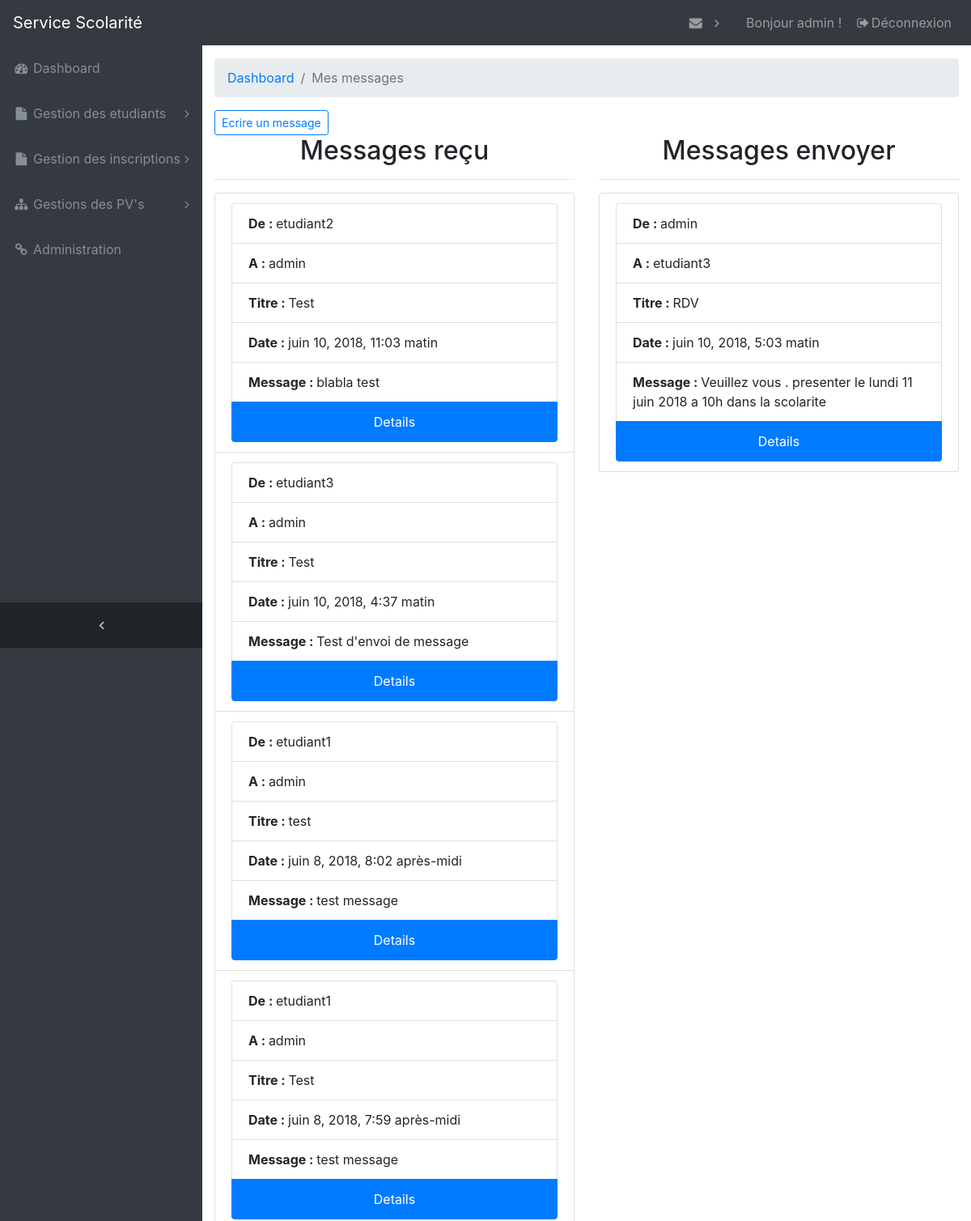
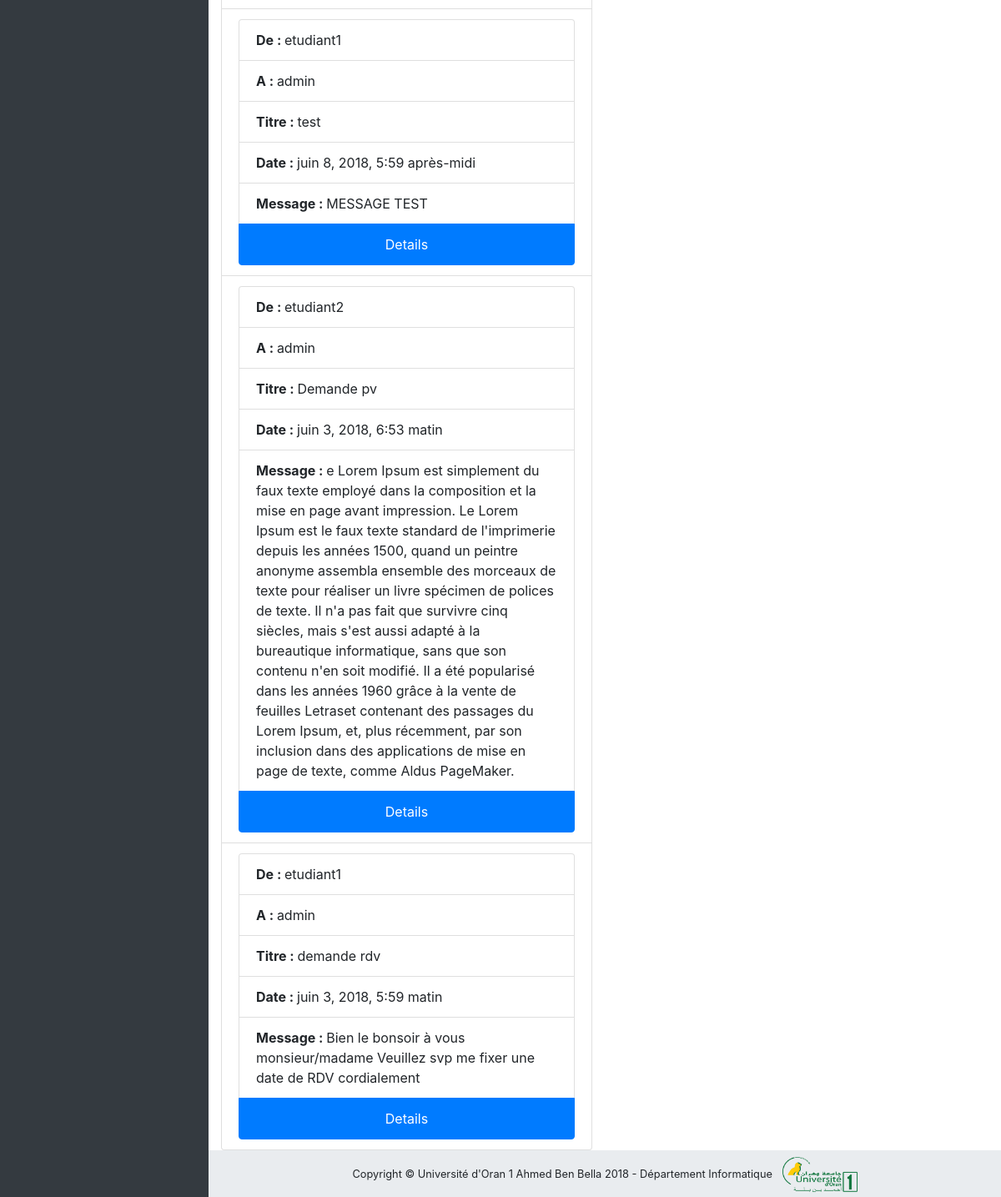
The page /dashboard/messages/ (signed in) on the database its author committed (2 pictures, top to bottom).
### accounts/models.py (models this page shows, shortened)
class Message(models.Model):
    auteur = models.ForeignKey('auth.User', related_name='messages_envoyer')
    titre = models.CharField(max_length=250)
    destinataire = models.ForeignKey('auth.User', related_name='messages_recu')
    created_date = models.DateTimeField(auto_now_add=True)
    texte = models.TextField()
    open = models.BooleanField(default=False)
    class Meta:
        db_table = "message"
        verbose_name = "Message"
        verbose_name_plural = "Messages"

### dashboard/views.py (the view)
def liste_messages(request):
    if request.user.is_authenticated:
        get_messages = Message.objects.filter(
            Q(destinataire=request.user) & Q(open=False))
        messages_recu = Message.objects.filter(destinataire=request.user).order_by('-created_date')
        messages_envoyer = Message.objects.filter(auteur=request.user).order_by('-created_date')
        contexe = {
            'messages': get_messages,
            'messages_recu': messages_recu,
            'messages_envoyer': messages_envoyer,
        }
        return render(request, 'dashboard/messagerie/messages_liste.html', contexe)
    else:
        return redirect('login_account')

### dashboard/templates/dashboard/messagerie/messages_liste.html
{% extends 'dashboard/base.html' %}
{% load staticfiles %}
{% block content %}
    <ol class="breadcrumb">
        <li class="breadcrumb-item">
            <a href="{% url 'dashboard_home_page' %}">Dashboard</a>
        </li>
        <li class="breadcrumb-item active">Mes messages</li>
    </ol>
    <a class="btn btn-outline-primary btn-sm" href="{% url 'ecrire_message' %}" role="button">Ecrire un
        message</a>
    <div class="row">
        <div class="col">
            <h2 class="text-center">Messages reçu</h2>
            <hr>
            <ul class="list-group">
                {% if messages_recu %}
                    {% for message in messages_recu %}
                        <li class="list-group-item">
                            <ul class="list-group">
                                <li class="list-group-item"><strong>De : </strong>{{ message.auteur }}</li>
                                <li class="list-group-item"><strong>A : </strong> {{ message.destinataire }}</li>
                                <li class="list-group-item"><strong>Titre : </strong> {{ message.titre }}</li>
                                <li class="list-group-item"><strong>Date : </strong> {{ message.created_date }}</li>
                                <li class="list-group-item"><strong>Message : </strong>{{ message.texte }}</li>
                                <a class="list-group-item list-group-item-action active text-center"
                                   href="{% url 'message_details' pk=message.id %}"><span>Details</span></a>
                            </ul>
                        </li>
                    {% endfor %}
                {% else %}
                    <p class="text-center"> Pas de message pour l'instant</p>
                {% endif %}
            </ul>
        </div>
        <div class="col">
            <h2 class="text-center">Messages envoyer</h2>
            <hr>
            <ul class="list-group">
                {% if messages_envoyer %}
                    {% for message in messages_envoyer %}
                        <li class="list-group-item">
                            <ul class="list-group">
                                <li class="list-group-item"><strong>De : </strong>{{ message.auteur }}</li>
                                <li class="list-group-item"><strong>A : </strong> {{ message.destinataire }}</li>
                                <li class="list-group-item"><strong>Titre : </strong> {{ message.titre }}</li>
                                <li class="list-group-item"><strong>Date : </strong> {{ message.created_date }}</li>
                                <li class="list-group-item"><strong>Message : </strong>{{ message.texte }}</li>
                                <a class="list-group-item list-group-item-action active text-center"
                                   href="{% url 'message_details' pk=message.id %}"><span>Details</span></a>
                            </ul>
                        </li>
                    {% endfor %}
                {% else %}
                    <p class="text-center"> Pas de message pour l'instant</p>
                {% endif %}
            </ul>
        </div>
    </div>
{% endblock %}

### dashboard/templates/dashboard/navbar/_navbar_admin.html (shortened to what this page needs)
{% load staticfiles %}
{% block navbar %}
    <nav class="navbar navbar-expand-lg navbar-dark bg-dark fixed-top" id="mainNav">
        <a class="navbar-brand" href="{% url 'home_page' %}">Service Scolarité</a>
        <div class="collapse navbar-collapse" id="navbarResponsive">
            <ul class="navbar-nav navbar-sidenav" id="exampleAccordion">
                <li class="nav-item" data-toggle="tooltip" data-placement="right" title="Dashboard">
                    <a class="nav-link" href="{% url 'dashboard_home_page' %}">
                        <i class="fa fa-fw fa-dashboard"></i>
                        <span class="nav-link-text">Dashboard</span>
                    </a>
                </li>
                <li class="nav-item" data-toggle="tooltip" data-placement="right" title="Gestion des etudiants">
                    <a class="nav-link nav-link-collapse collapsed" data-toggle="collapse"
                       href="#collapseGestionEtudiants"
                       data-parent="#exampleAccordion">
                        <i class="fa fa-fw fa-file"></i>
                        <span class="nav-link-text">Gestion des etudiants</span>
                    </a>
                </li>
                <li class="nav-item" data-toggle="tooltip" data-placement="right" title="Example Pages">
                    <a class="nav-link nav-link-collapse collapsed" data-toggle="collapse" href="#collapseExamplePages"
                       data-parent="#exampleAccordion">
                        <i class="fa fa-fw fa-file"></i>
                        <span class="nav-link-text">Gestion des inscriptions</span>
                    </a>
                </li>
                <li class="nav-item" data-toggle="tooltip" data-placement="right" title="Menu Levels">
                    <a class="nav-link nav-link-collapse collapsed" data-toggle="collapse" href="#collapseMulti"
                       data-parent="#exampleAccordion">
                        <i class="fa fa-fw fa-sitemap"></i>
                        <span class="nav-link-text">Gestions des PV's</span>
                    </a>
                </li>
                <li class="nav-item" data-toggle="tooltip" data-placement="right" title="Link">
                    <a class="nav-link" target="_blank" href="{% url 'admin:index' %}">
                        <i class="fa fa-fw fa-link"></i>
                        <span class="nav-link-text">Administration</span>
                    </a>
                </li>
            </ul>
            <ul class="navbar-nav sidenav-toggler">
                <li class="nav-item">
                    <a class="nav-link text-center" id="sidenavToggler">
                        <i class="fa fa-fw fa-angle-left"></i>
                    </a>
                </li>
            </ul>
            <ul class="navbar-nav ml-auto">
                <li class="nav-item dropdown">
                    <a class="nav-link dropdown-toggle mr-lg-2" id="messagesDropdown" href="#" data-toggle="dropdown"
                       aria-haspopup="true" aria-expanded="false">
                        <i class="fa fa-fw fa-envelope"></i>
                    </a>
                </li>
                <li class="nav-item">
                    <a class="nav-link">
                        Bonjour {{ user.username }} !</a>
                </li>
                <li class="nav-item">
                    <a class="nav-link" data-toggle="modal" data-target="#exampleModal">
                        <i class="fa fa-fw fa-sign-out"></i>Déconnexion</a>
                </li>
            </ul>
        </div>
    </nav>
{% endblock %}

### static/dashboard/css/sb-admin.css (style rules this page uses)
html { position: relative; min-height: 100%; }
body { overflow-x: hidden; }
body.sticky-footer { margin-bottom: 56px; }
body.fixed-nav { padding-top: 56px; }
#mainNav .navbar-collapse { overflow: auto; max-height: 75vh; }
#mainNav .navbar-collapse .navbar-nav .nav-item .nav-link { cursor: pointer; }
#mainNav .navbar-collapse .navbar-sidenav .nav-link-collapse:after { float: right; content: '\f107'; font-family: 'FontAwesome'; }
#mainNav .navbar-collapse .navbar-sidenav .nav-link-collapse.collapsed:after { content: '\f105'; }
#mainNav .navbar-collapse .sidenav-toggler { display: none; }
#mainNav .navbar-collapse .navbar-nav > .nav-item.dropdown > .nav-link { position: relative; min-width: 45px; }
#mainNav .navbar-collapse .navbar-nav > .nav-item.dropdown > .nav-link:after { float: right; width: auto; content: '\f105'; border: none; font-family: 'FontAwesome'; }
@media (min-width: 992px) { #mainNav .navbar-brand { width: 250px; } }
@media (min-width: 992px) { #mainNav .navbar-collapse { overflow: visible; max-height: none; } }
@media (min-width: 992px) { #mainNav .navbar-collapse .navbar-sidenav { position: absolute; top: 0; left: 0; -webkit-flex-direction: column; -ms-flex-direction: column; flex-direction: column; margin-top: 56px; } }
@media (min-width: 992px) { #mainNav .navbar-collapse .navbar-sidenav > .nav-item { width: 250px; padding: 0; } }
@media (min-width: 992px) { #mainNav .navbar-collapse .navbar-sidenav > .nav-item > .nav-link { padding: 1em; } }
@media (min-width: 992px) { #mainNav .navbar-collapse .navbar-nav > .nav-item.dropdown > .nav-link { min-width: 0; } }
@media (min-width: 992px) { #mainNav .navbar-collapse .navbar-nav > .nav-item.dropdown > .nav-link:after { width: 24px; text-align: center; } }
#mainNav.fixed-top .sidenav-toggler { display: none; }
@media (min-width: 992px) { #mainNav.fixed-top .navbar-sidenav { height: calc(100vh - 112px); } }
@media (min-width: 992px) { #mainNav.fixed-top .sidenav-toggler { position: absolute; top: 0; left: 0; display: flex; -webkit-flex-direction: column; -ms-flex-direction: column; flex-direction: column; margin-top: calc(100vh - 56px); } }
@media (min-width: 992px) { #mainNav.fixed-top .sidenav-toggler > .nav-item { width: 250px; padding: 0; } }
@media (min-width: 992px) { #mainNav.fixed-top .sidenav-toggler > .nav-item > .nav-link { padding: 1em; } }
#mainNav.fixed-top.navbar-dark .sidenav-toggler { background-color: #212529; }
#mainNav.fixed-top.navbar-dark .sidenav-toggler a i { color: #adb5bd; }
#sidenavToggler i { font-weight: 800; }
#mainNav.navbar-dark .navbar-collapse .navbar-sidenav .nav-link-collapse:after { color: #868e96; }
#mainNav.navbar-dark .navbar-collapse .navbar-sidenav > .nav-item > .nav-link { color: #868e96; }
#mainNav.navbar-dark .navbar-collapse .navbar-nav > .nav-item.dropdown > .nav-link:after { color: #adb5bd; }
@media (min-width: 992px) { #mainNav.navbar-dark .navbar-collapse .navbar-sidenav { background: #343a40; } }

### rows shown on the page
Message: auteur "etudiant2", destinataire "admin", titre "Test", created_date "juin 10, 2018, 11:03 matin", texte "blabla test"
Message: auteur "etudiant3", destinataire "admin", titre "Test", created_date "juin 10, 2018, 4:37 matin", texte "Test d'envoi de message"
Message: auteur "etudiant1", destinataire "admin", titre "test", created_date "juin 8, 2018, 8:02 après-midi", texte "test message"
Message: auteur "etudiant1", destinataire "admin", titre "Test", created_date "juin 8, 2018, 7:59 après-midi", texte "test message"
Message: auteur "etudiant1", destinataire "admin", titre "test", created_date "juin 8, 2018, 5:59 après-midi", texte "MESSAGE TEST"
Message: auteur "etudiant2", destinataire "admin", titre "Demande pv", created_date "juin 3, 2018, 6:53 matin", texte "e Lorem Ipsum est simplement du faux texte employé dans la composition et la mise en page avant impression. Le Lorem Ipsum est le faux texte standard de l'imprimerie depuis les années 1500, quand un peintre anonyme assembla ensemble des morceaux de texte pour réaliser un livre spécimen de polices de texte. Il n'a pas fait que survivre cinq siècles, mais s'est aussi adapté à la bureautique informatique, sans que son contenu n'en soit modifié. Il a été popularisé dans les années 1960 grâce à la vente de feuilles Letraset contenant des passages du Lorem Ipsum, et, plus récemment, par son inclusion dans des applications de mise en page de texte, comme Aldus PageMaker."
Message: auteur "etudiant1", destinataire "admin", titre "demande rdv", created_date "juin 3, 2018, 5:59 matin", texte "Bien le bonsoir à vous monsieur/madame Veuillez svp me fixer une date de RDV cordialement"
Message: auteur "admin", destinataire "etudiant3", titre "RDV", created_date "juin 10, 2018, 5:03 matin", texte "Veuillez vous . presenter le lundi 11 juin 2018 a 10h dans la scolarite"

### other values the page prints
{{ user.username }} "admin"
